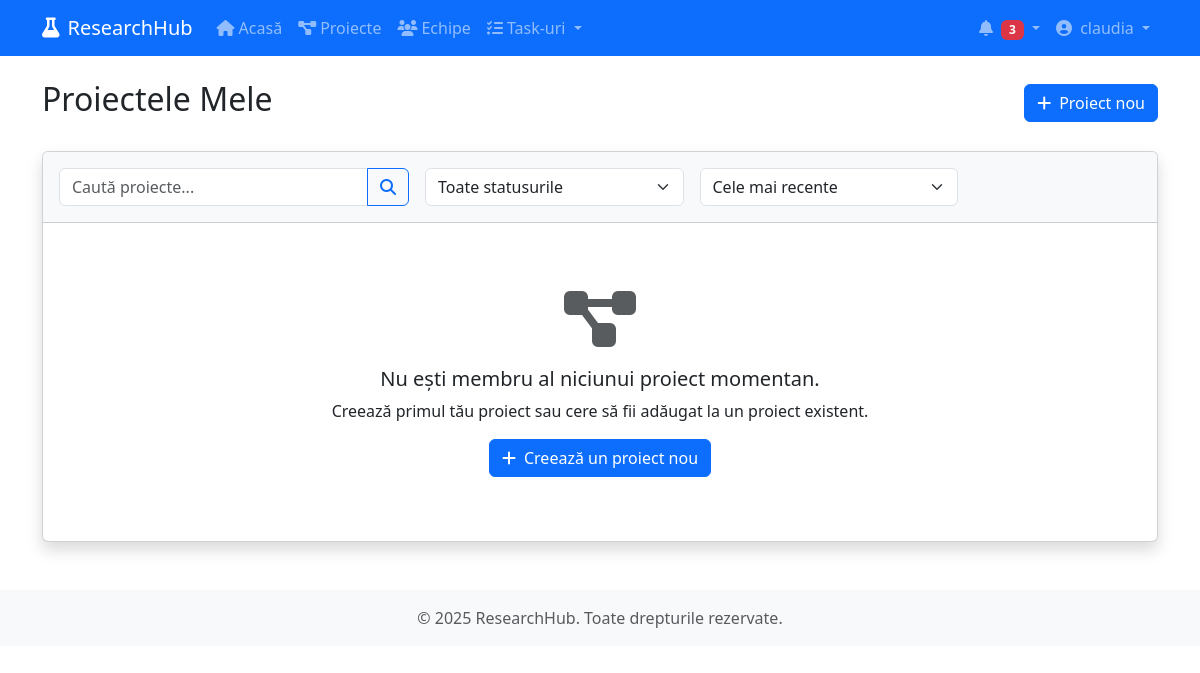
Before: /projects/ (signed in) with the older database file.
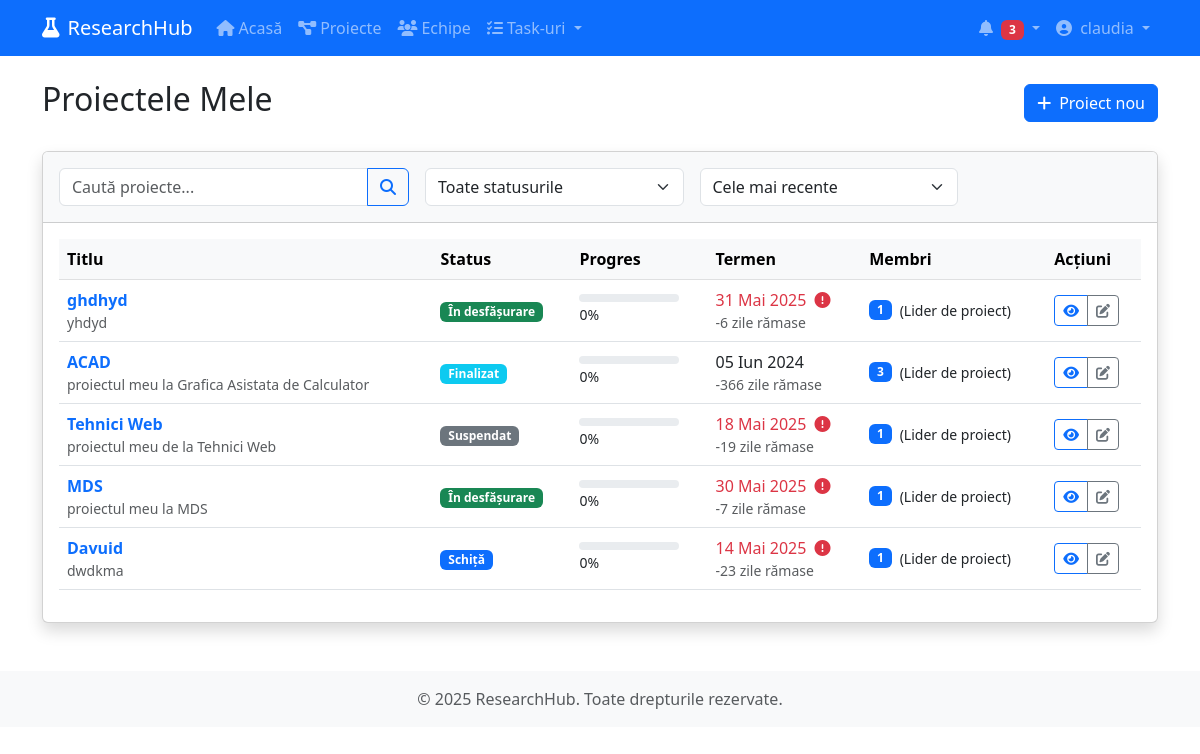
After: the same page with the newer database file.
### myapp/models.py (models this page shows, shortened)
class ProjectMember(models.Model):
    project = models.ForeignKey(Project, on_delete=models.CASCADE, related_name='members')
    user = models.ForeignKey(User, on_delete=models.CASCADE, related_name='project_memberships')
    joined_at = models.DateTimeField(auto_now_add=True)
    ROLE_CHOICES = [
        ('leader', 'Lider de proiect'),
        ('researcher', 'Cercetător'),
        ('assistant', 'Asistent'),
        ('consultant', 'Consultant'),
        ('admin', 'Administrator'),
    ]
    role = models.CharField(max_length=20, choices=ROLE_CHOICES, default='researcher')
    class Meta:
        unique_together = ('project', 'user')

class Project(models.Model):
    title = models.CharField(max_length=200)
    description = models.TextField()
    start_date = models.DateField()
    end_date = models.DateField()
    created_at = models.DateTimeField(auto_now_add=True)
    updated_at = models.DateTimeField(auto_now=True)
    created_by = models.ForeignKey(User, on_delete=models.CASCADE, related_name='created_projects')
    STATUS_CHOICES = [
        ('draft', 'Schiță'),
        ('planning', 'Planificare'),
        ('in_progress', 'În desfășurare'),
        ('on_hold', 'Suspendat'),
        ('completed', 'Finalizat'),
        ('archived', 'Arhivat'),
    ]
    status = models.CharField(max_length=20, choices=STATUS_CHOICES, default='draft')
    def progress_percentage(self):
        total_activities = self.activities.count()
        if total_activities == 0:
            return 0
        completed_activities = self.activities.filter(status='completed').count()
        return int((completed_activities / total_activities) * 100)
    def days_remaining(self):
        return (self.end_date - timezone.now().date()).days
    def is_overdue(self):
        return self.end_date < timezone.now().date() and self.status not in ['completed', 'archived']

### myapp/views.py (the view)
# urls.py: path('projects/', views.projects_list, name='projects_list'),
@login_required
def projects_list(request):
    user_projects = ProjectMember.objects.filter(
        user=request.user
    ).select_related('project')
    status_filter = request.GET.get('status')
    if status_filter:
        user_projects = user_projects.filter(project__status=status_filter)
    search_query = request.GET.get('search')
    if search_query:
        user_projects = user_projects.filter(
            Q(project__title__icontains=search_query) |
            Q(project__description__icontains=search_query)
        )
    sort_by = request.GET.get('sort', '-project__updated_at')
    user_projects = user_projects.order_by(sort_by)
    paginator = Paginator(user_projects, 10)  # 10 proiecte per pagină
    page_number = request.GET.get('page')
    page_obj = paginator.get_page(page_number)
    all_statuses = [status[0] for status in Project.STATUS_CHOICES]
    context = {
        'page_obj': page_obj,
        'all_statuses': all_statuses,
        'current_status': status_filter,
        'search_query': search_query,
        'current_sort': sort_by,
    }
    return render(request, 'projects/list.html', context)

### myapp/templates/projects/list.html (shortened to what the changed rows need)
{% extends 'base.html' %}
{% block content %}
<div class="d-flex justify-content-between align-items-center mb-4">
    <h1 class="h2">Proiectele Mele</h1>
</div>
<div class="card shadow mb-4">
    <div class="card-body">
        {% if page_obj %}
        <div class="table-responsive">
            <table class="table table-hover align-middle">
                <thead class="table-light">
                    <tr>
                        <th>Titlu</th>
                        <th>Status</th>
                        <th>Progres</th>
                        <th>Termen</th>
                        <th>Membri</th>
                        <th>Acțiuni</th>
                    </tr>
                </thead>
                <tbody>
                    {% for membership in page_obj %}
                    <tr>
                        <td>
                            <div class="d-flex align-items-center">
                                <div>
                                    <a href="{% url 'project_detail' membership.project.id %}" class="text-decoration-none fw-bold">
                                        {{ membership.project.title }}
                                    </a>
                                    <div class="small text-muted">{{ membership.project.description|truncatechars:60 }}</div>
                                </div>
                            </div>
                        </td>
                        <td>
                            <span class="badge {% if membership.project.status == 'in_progress' %}bg-success{% elif membership.project.status == 'planning' %}bg-warning text-dark{% elif membership.project.status == 'completed' %}bg-info{% elif membership.project.status == 'on_hold' %}bg-secondary{% elif membership.project.status == 'archived' %}bg-dark{% else %}bg-primary{% endif %}">
                                {{ membership.project.get_status_display }}
                            </span>
                        </td>
                        <td>
                            <div class="progress" style="height: 8px; width: 100px;">
                            </div>
                            <span class="small">{{ membership.project.progress_percentage }}%</span>
                        </td>
                        <td>
                            <span class="{% if membership.project.is_overdue %}text-danger{% endif %}">
                                {{ membership.project.end_date|date:"d M Y" }}
                                {% if membership.project.is_overdue %}<i class="fas fa-exclamation-circle ms-1" title="Depășit"></i>{% endif %}
                            </span>
                            <div class="small text-muted">{{ membership.project.days_remaining }} zile rămase</div>
                        </td>
                        <td>
                            <div class="d-flex align-items-center">
                                <span class="badge bg-primary">{{ membership.project.members.count }}</span>
                                <span class="ms-2 small">({{ membership.get_role_display }})</span>
                            </div>
                        </td>
                        <td>
                            <div class="btn-group">
                                <a href="{% url 'project_detail' membership.project.id %}" class="btn btn-sm btn-outline-primary">
                                    <i class="fas fa-eye"></i>
                                </a>
                                {% if membership.role in 'leader,admin' %}
                                <a href="#" class="btn btn-sm btn-outline-secondary">
                                    <i class="fas fa-edit"></i>
                                </a>
                                {% endif %}
                            </div>
                        </td>
                    </tr>
                    {% endfor %}
                </tbody>
            </table>
        </div>
        {% else %}
        <div class="text-center py-5">
            <i class="fas fa-project-diagram fa-4x text-muted mb-3"></i>
            {% if search_query or current_status %}
            <h5>Nu am găsit proiecte care să corespundă criteriilor tale de căutare.</h5>
            <p class="mb-3">Încearcă alte cuvinte cheie sau resetează filtrele.</p>
            <a href="{% url 'projects_list' %}" class="btn btn-outline-primary">
                <i class="fas fa-times me-1"></i>Resetează filtrele
            </a>
            {% else %}
            <h5>Nu ești membru al niciunui proiect momentan.</h5>
            <p class="mb-3">Creează primul tău proiect sau cere să fii adăugat la un proiect existent.</p>
            <a href="#" class="btn btn-primary">
                <i class="fas fa-plus me-2"></i>Creează un proiect nou
            </a>
            {% endif %}
        </div>
        {% endif %}
    </div>
</div>
{% endblock %}

Changed rows visible on the page:
added ProjectMember: project "ghdhyd", project.description "yhdyd", project.status "În desfășurare", project.progress_percentage "0", project.end_date "31 Mai 2025", project.days_remaining "-6", project.members.count "1", role "Lider de proiect"
added ProjectMember: project "ACAD", project.description "proiectul meu la Grafica Asistata de Calculator", project.status "Finalizat", project.progress_percentage "0", project.end_date "05 Iun 2024", project.days_remaining "-366", project.members.count "3", role "Lider de proiect"
added ProjectMember: project "Tehnici Web", project.description "proiectul meu de la Tehnici Web", project.status "Suspendat", project.progress_percentage "0", project.end_date "18 Mai 2025", project.days_remaining "-19", project.members.count "1", role "Lider de proiect"
added ProjectMember: project "MDS", project.description "proiectul meu la MDS", project.status "În desfășurare", project.progress_percentage "0", project.end_date "30 Mai 2025", project.days_remaining "-7", project.members.count "1", role "Lider de proiect"
added ProjectMember: project "Davuid", project.description "dwdkma", project.status "Schiță", project.progress_percentage "0", project.end_date "14 Mai 2025", project.days_remaining "-23", project.members.count "1", role "Lider de proiect"
Other visible differences:
text no longer shown: "Nu ești membru al niciunui proiect momentan. Creează primul tău proiect sau cere să fii adăugat la un proiect existent. Creează un proiect nou"
text now shown: "Titlu Status Progres Termen Membri Acțiuni"
